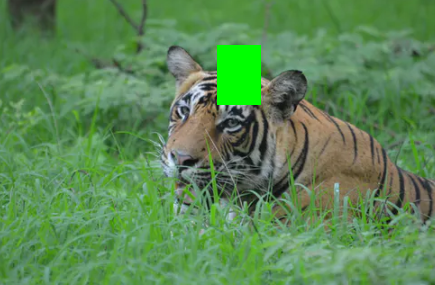
%> input picture test.png, 435 x 285 px
$ octave NS.m   (GNU Octave 9; MATLAB toolbox functions it lacks are replaced by stand-ins)
%> lines starting %> are read from the running program, lines starting %| are printed output that depends on the picture; in (x1, y1, x2, y2) boxes, pixels count from 0 and x2, y2 are one past the last pixel; in counts of white or black regions, pixels touching at a corner belong together; the program's own positions count from 1
### inpainiting.m
function [sf] = inpainiting(I,maska,ITER,h,dt, anisDif, vi, K, schemat)
%% Parametry inpaintingu
%%Ilo쒏 iteracji do wykonania przez program
maskaP = imerode(imerode(maska, ones(3,3)),ones(3,3));

[nx, ny] = size(I);

vt = zeros(nx,ny);
w  = zeros(nx,ny);
sf = I;
%% Rozwi퉨anie NS
for istep = 1 : ITER
    newsf = Poisson(vt,sf,maska,I,h);

    CH=0.0;
	for i=1:nx
        for j=1:ny
            CH=CH+abs(newsf(i,j)-sf(i,j));
        end
    end

    if CH <= 0.01
        sf = newsf;
        break %stop gdy spe쿻iony warunek
    end

    sf = newsf;
    [sfy, sfx] = boundGradient(sf,maska,h);
    u = sfy;
    v = -sfx;
    [uy, ux] = boundGradient(u,maska,h);
    [vy, vx] = boundGradient(v,maska,h);
    vt = vx - uy;

    %%schemat centralny
    if schemat == 1
        for i=2:nx-1
            for j=2:ny-1
                if maskaP(i,j) == 0
                    w(i,j)=-0.25*(u(i,j)*(vt(i+1,j)-vt(i-1,j))+v(i,j)*(vt(i,j+1)-vt(i,j-1)))/(h*h);
                end
            end
        end
    end

	%%schemat do przodu
    if schemat == 1
        for i=2:nx-1
            for j=2:ny-1
                if(maskaP(i,j) == 0)
                    w(i,j)=-0.25*(u(i,j)*(vt(i+1,j)-vt(i-1,j))+v(i,j)*(vt(i,j+1)-vt(i,j-1)))/(h*h);
                end
            end
        end
    elseif schemat == 2
        for i=2:nx-1
            for j=2:ny-1
                w(i,j)=-0.25*(abs(u(i,j))*(vt(i+sign(u(i,j)),j)-vt(i,j))+abs(v(i,j))*(vt(i,j+sign(v(i,j)))-vt(i,j)))/(h*h);
            end
        end
    end
    if anisDif == 1
        w = w + vi*anisodiff(w,K);
    end
    if anisDif == 2
        w = w + vi*anisodiff2(w,K);
    end
    if anisDif == 3
        w = w + vi*anisodiff2D(w,K);
    end
    if anisDif == 4
        for i=2:nx-1
            for j=2:ny-1 % compute
                w(i,j) = w(i,j) +vi*(vt(i+1,j)+vt(i-1,j)+vt(i,j+1)+vt(i,j-1)-4.0*vt(i,j))/(h*h);
            end
        end
    end

    for i=1:nx
        for j=1:ny
            if(maskaP(i,j) == 0)
                vt(i,j)=vt(i,j)+dt*w(i,j);
            end
        end
    end

    if rem(istep,30) == 0 && istep > 29
        istep
    end
end
end

### NS.m
%% parametry algorytmu zadawane przez u?ytkownika
image   = 'test.png';
schemat = 2; % 1 - schemat centralny, 2 - schemat upwind
ITER    = 201;
dt      = 1;
vi      = 0.75;
K       = 10^-12;
h=1;
anisDif = 5;
%%
I = im2double(imread(image));

[nx, ny, nz] = size(I);
%> nx = 285; ny = 435; nz = 3

maska  = double(1-((I(:,:,1) < 0.03) & ...
                 ( I(:,:,2) > 0.9)  & ...
                 ( I(:,:,3) < 0.03)));
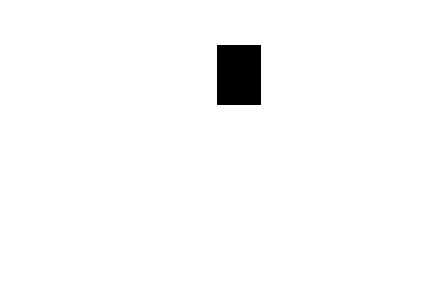
%> maska: size 285x435 double; values 0 (black) and 1 (white), 97.9% white; 1 black region, box (x1, y1, x2, y2) and area: (217, 45, 261, 105) 2640
%% konwertujê RGB na Spherical Coordinate System zgodnie z artyku³em "Image Inpainting via Fluid Equation, 2006
% [4 lines of commented-out code are left out]

L = rgb2hsv(I);
%> L: size 285x435x3 double; mean H, S, V 0.311, 0.394, 0.538
R = I(:,:,1);
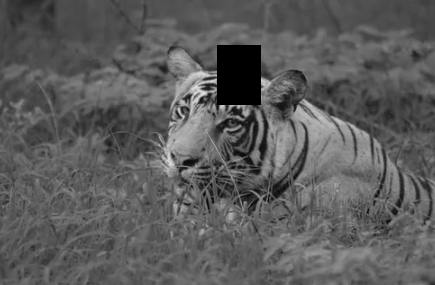
%> R: size 285x435 double; min 0, max 0.898, mean 0.36
T = I(:,:,2);
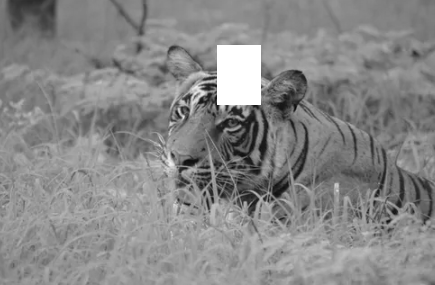
%> T: size 285x435 double; min 0.0392, max 1, mean 0.532
F = I(:,:,3);
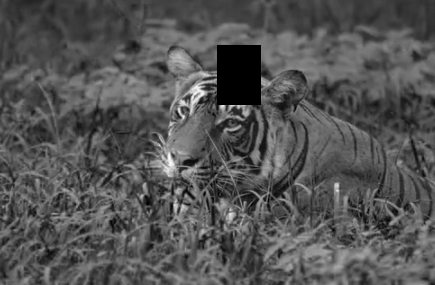
%> F: size 285x435 double; min 0, max 0.996, mean 0.33

%% wstawiam maskê w obraz, od teraz w obrazie nie ma czêœci do inpaintingu
R = R.*(maska); T = T.*(maska); F = F.*(maska);
%> after `T = T.*(maska)`:
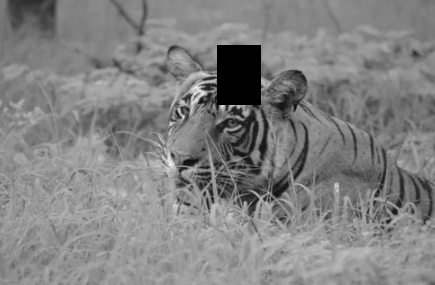
%> T: size 285x435 double; min 0, max 0.953, mean 0.511

%% realizacja 3 algorytmów inpaintingu dla ka¿dej warstwy
tic
R = inpainiting(R,maska,ITER,h,dt,anisDif,vi,K,schemat);
%> in inpainiting, `maskaP = imerode(imerode(maska, ones(3,3)),ones(3,3));`:
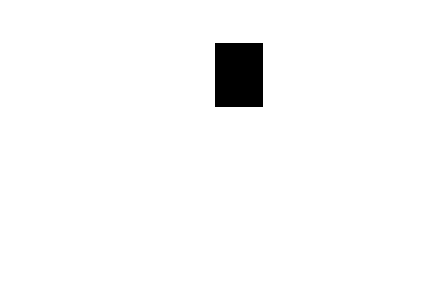
%> maskaP: size 285x435 double; values 0 (black) and 1 (white), 97.5% white; 1 black region, box (x1, y1, x2, y2) and area: (215, 43, 263, 107) 3072
%> the run ends on the next line
